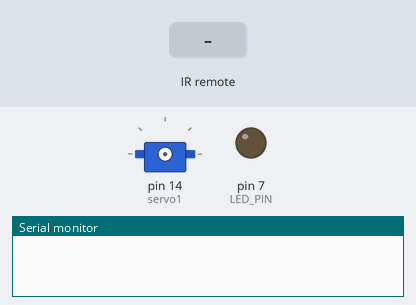
A sketch run on a simulated Arduino Uno, built with avr-gcc and run on an emulated ATmega328P. On the bench: servo, output pins drawn as LEDs (lit = HIGH), the last lines printed to the serial monitor. The test bench sets the inputs (shaded band).

Above: at 1.2 s.
1.3 s: infrared code 0xE0E040BF received
At 2.5 s:
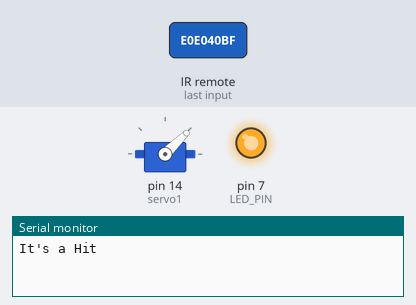
At 4.3 s:
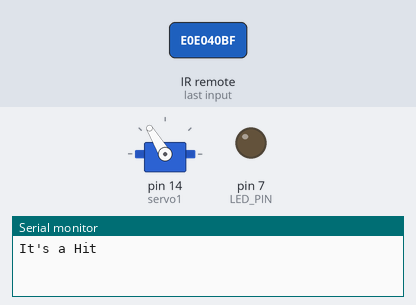
Timing chart, 0 to 5.8 s (numbered marks = the images above; inputs shaded):
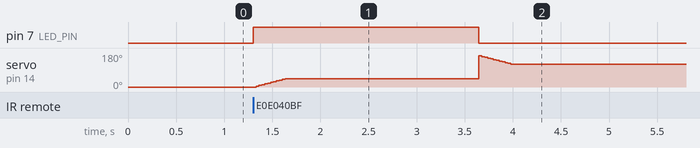

The sketch:

Samsung_StormTrooper_RecIR.ino
```cpp
/*
 * IRremote: IRrecvieve- Receives IR codes with IRrecv and supports hex code for Samsung TV
 */

#include <IRremote.h>
#include <Servo.h>

int RECV_PIN = 11;
int LED_PIN = 7;
int pos = 0;

//IR interface setup
IRrecv irrecv(RECV_PIN);
decode_results results;

//Servo interface setup
Servo servo1;

void setup()
{
  Serial.begin(9600);
  irrecv.enableIRIn(); // Start the receiver
  pinMode(LED_PIN, OUTPUT); //Set LED as output
//  servo1.attach(14); //analog pin 0
}

void loop() {
  static int v = 0;
  if (irrecv.decode(&results)) {
    if(results.value == 0xE0E040BF) {
      Serial.println("It's a Hit");
      digitalWrite(LED_PIN, HIGH);

      for (pos = 0; pos <= 45; pos += 2) { // goes from 0 degrees to 180 degrees
      // in steps of 1 degree
      servo1.attach(14);
      servo1.write(pos);              // tell servo to go to position in variable 'pos'
      delay(15);                       // waits 15ms for the servo to reach the position
      }
      servo1.detach();
      delay(2000);
      digitalWrite(LED_PIN, LOW);

     for (pos = 165; pos >= 120; pos -= 2) { // goes from 180 degrees to 0 degrees
      servo1.attach(14);
      servo1.write(pos);              // tell servo to go to position in variable 'pos'
      delay(15);                       // waits 15ms for the servo to reach the position
      }
      servo1.detach();
  //    digitalWrite(LED_PIN, LOW);
    }
    irrecv.resume(); // Receive the next value
  }
}
```

Measured:
- after the input at 1.3 s, pin 7 (LED_PIN): LOW → HIGH at once, → LOW 2.3 s later; servo on pin 14 (servo1): rises from 0° to 165° in 2.3 s, then falls to 121° in 0.33 s
